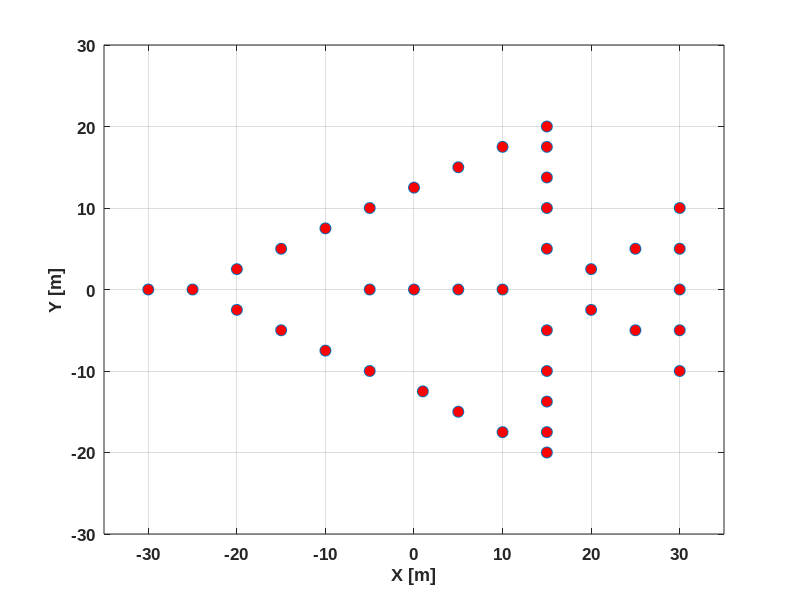

Write the MATLAB code that produced this figure. (Note: this script raises an error after producing the figure.)
%------------------------------------------------------------
% This code can be used to generate Figures 8.2 - 8.6
%------------------------------------------------------------
% This file requires the following files to be present in the same
% directory:
%
% Fighter.mat 

clear all
close all
clc

%---Radar parameters-----------------------------------------
pulses = 128;           % # no of pulses          
burst = 128;            % # no of bursts 
c = 3.0e8;              % speed of EM wave [m/s]
f0 = 10e9;      	      % Starting frequency of SFR radar system [Hz]
bw = 128e6;             % Frequency bandwidth [Hz]
T1 = (pulses-1)/bw;     % Pulse duration [s]
PRF = 20e3;             % Pulse repetition frequency [Hz]
T2 = 1/PRF;             % Pulse repetition interval [s]
dr = c/(2*bw);          % range resolution [m] 
 
%---Target parameters----------------------------------------
W = 0.03;   % Angular velocity [rad/s] 
Vr = 70.0;  % radial translational  velocity of EM wave [m/s]
ar = 0.1;   % radial accelation of EM wave [m/s^2]
R0 = 16e3;  % target's initial distance from radar [m]
theta0 = 0; % Initial angle of target's wrt target [degree]
 
%---Figure 8.2-----------------------------------------------
%load the coordinates of the scattering centers on the fighter
load Fighter 
 
h = plot(-Xc,Yc,'o', 'MarkerSize',8,'MarkerFaceColor',[1 0 0]);grid;
set(gca,'FontName', 'Arial', 'FontSize',12,'FontWeight', 'Bold'); 
axis([-35 35 -30 30])
xlabel('X [m]'); ylabel('Y [m]');

%Scattering centers in cylindirical coordinates
[theta,r]=cart2pol(Xc,Yc);
theta=theta+theta0*0.017455329; %add initial angle
 
i = 1:pulses*burst;
T = T1/2+2*R0/c+(i-1)*T2;%calculate time vector
Rvr = Vr*T+(0.5*ar)*(T.^2);%Range Displacement due to radial vel. & acc. 
Tetw = W*T;% Rotational Displacement due to angular vel. 
      
i = 1:pulses;
df = (i-1)*1/T1; % Frequency incrementation between pulses
k = (4*pi*(f0+df))/c; 
k_fac=ones(burst,1)*k; 
 
%Calculate backscattered E-field  
        Es(burst,pulses) = 0.0;
        for scat = 1:1:length(Xc);     
            arg = (Tetw - theta(scat) );
            rngterm = R0 + Rvr - r(scat)*sin(arg);
            range = reshape(rngterm,pulses,burst);
            range = range.';
            phase = k_fac.* range;
            Ess = exp(j*phase);
            Es = Es+Ess;
        end
        Es = Es.';
 
%---Figure 8.3-----------------------------------------------
%Form ISAR Image (no compansation)
X = -dr*((pulses)/2-1):dr:dr*pulses/2;Y=X/2;
ISAR = abs(fftshift(fft2((Es))));
h = figure;
matplot2(X,1:pulses,ISAR,20);
colormap(1-gray); colorbar;
set(gca,'FontName', 'Arial', 'FontSize',12,'FontWeight', 'Bold'); 
xlabel('Range [m]'); 
ylabel('Doppler index');
   
%--Cross-Correlation Algorithm Starts here-------------------
RP=(ifft(Es)).';% Form Range Profiles
 
for l=1:burst; % Cross-correlation between RPn & RPref
    cr(l,:) = abs(ifft(fft(abs(RP(1,:))).* fft(abs(conj(RP(l,:))))));
    pk(l) = find((max(cr(l,:))== cr(l,:)));%Find max. ind. (range shift) range)
end
 
Spk = smooth((0:pulses-1),pk,0.8,'rlowess');%smoothing the delays 
RangeShifts = dr*pk;% range shifts
SmRangeShifts = dr*Spk;% range shifts
 
RangeDif = SmRangeShifts(2:pulses)-SmRangeShifts(1:pulses-1);%range differences
RangeDifAv =  mean(RangeDif);% average range differences 
 
T_burst = T(pulses+1)-T(1); % time between the bursts
Vr_Dif = (-RangeDif/T_burst);% estimated radial velocity from each RP
Vr_av = (RangeDifAv /T_burst);% estimated radial velocity (average)
 
%---Figure 8.4-----------------------------------------------
h = figure;
plot(i,RangeShifts,'LineWidth',2);hold
plot(i,SmRangeShifts,'-.k.','MarkerSize',4);hold
axis tight
legend('RP shifts','Smoothed RP shifts');
set(gca,'FontName', 'Arial', 'FontSize',12,'FontWeight', 'Bold'); 
xlabel('range profile index'); 

%---Figure 8.5-----------------------------------------------
h = figure;
subplot(211);plot(RangeDif,'LineWidth',2);
axis([1 burst -.75 -.25 ])
set(gca,'FontName', 'Arial', 'FontSize',10,'FontWeight', 'Bold'); 
xlabel('Range profile index'); 
ylabel('Range differences [m] ')
 
subplot(212);
plot(Vr_Dif,'LineWidth',2);
axis([1 burst Vr-5 Vr+5 ])
set(gca,'FontName', 'Arial', 'FontSize',10,'FontWeight', 'Bold'); 
xlabel('Range profile index'); 
ylabel('Radial speed [m/s] ')
text(15,74,['Actual Speed = ',num2str(Vr),' m/s ,  Est. average speed = ',num2str(-Vr_av),' m/s']);

% Compansating the phase  
f = (f0+df);% frequency vector
T = reshape(T,pulses,burst); %prepare time matrix
F = f.'*ones(1,burst); %prepare frequency matrix
Es_comp = Es.*exp((j*4*pi*F/c).*(Vr_av*T));%Phase of E-field is compansated
 
%---Figure 8.6-----------------------------------------------
win = hanning(pulses)*hanning(burst).'; %prepare window
ISAR = abs((fft2((Es_comp.*win)))); % form the image
ISAR2 = ISAR(:,28:128);   
ISAR2(:,102:128)=ISAR(:,1:27);
h = figure;
matplot2(Y,1:pulses,ISAR2,20); % motion compansated ISAR image
colormap(1-gray);colorbar;
set(gca,'FontName', 'Arial', 'FontSize',12,'FontWeight', 'Bold'); 
xlabel('Range [m]'); ylabel('Doppler index');
title('Motion compansated ISAR image')
